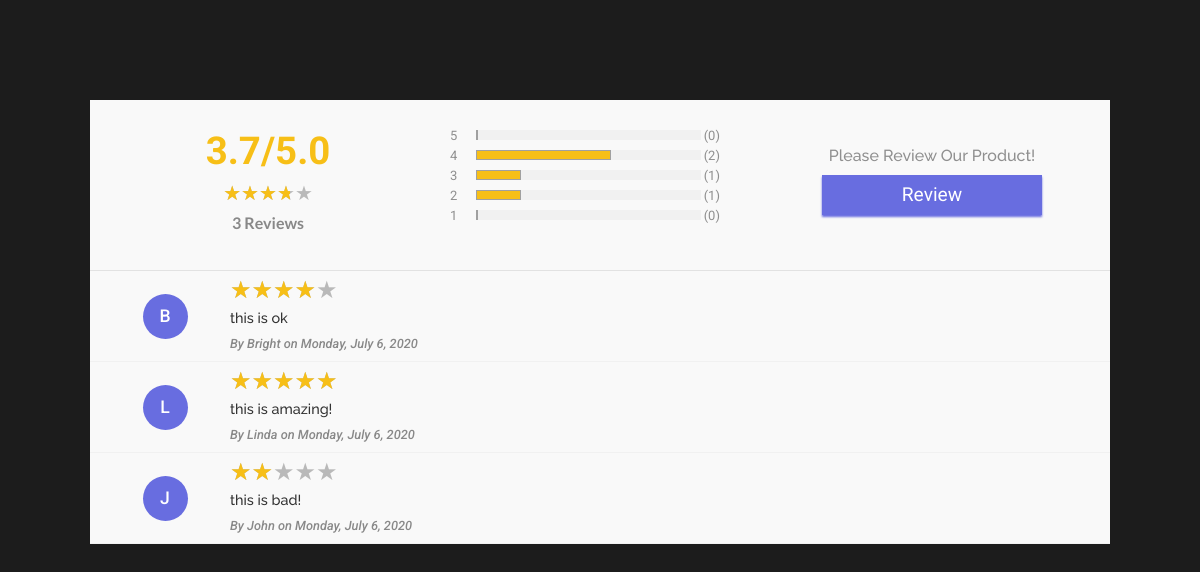
The page / on the database its author committed.
### tables this page shows
CREATE TABLE `rate` (
  `id` int(11) NOT NULL,
  `userName` tinytext NOT NULL,
  `userReview` tinytext NOT NULL,
  `userMessage` longtext NOT NULL,
  `dateReviewed` tinytext NOT NULL
);

### index.php (the view, shortened to what this page needs)
<?php
require "db.inc.php";
$sqlr = $conn->query("SELECT id FROM rate");
$numR = $sqlr->num_rows;
$sqlr = $conn->query("SELECT SUM(userReview) AS total FROM rate");
$rData = $sqlr->fetch_array();
$total = $rData['total'];
$avg = '';
if($numR != 0) {
    if(is_nan(round(($total / $numR), 1))) {
        $avg = 0;
    }
    else {
        $avg = round(($total / $numR), 1);
    }
}
else {
    $avg = 0;
}
?>
<!DOCTYPE html>
<html lang="en">
<head>
    <link rel="stylesheet" href="style.css">
    <link rel="stylesheet" href="fontawesome/css/all.css">
</head>
<body>
    <div class="container">
        <section class="rating-review" id="ratingSection">
            <div class="tri table-flex">
                <table>
                    <tbody>
                        <tr>
                            <td>
                                <div class="rnb rvl">
                                    <h3><?php echo $avg; ?>/5.0</h3>
                                </div>
                                <div class="pdt-rate">
                                    <div class="pro-rating">
                                        <div class="clearfix rating marT8 ">
                                            <div class="rating-stars ">
                                                <div class="grey-stars"></div>
                                                <div class="filled-stars" style="width:<?php echo ($avg * 20) ?>%"> </div>
                                            </div>
                                        </div>
                                    </div>
                                </div>
                                <div class="rnrn">
                                    <p class="rars"> <?php if($numR == 0){echo "No";}else{echo $numR;}; ?> Reviews</p>
                                </div>
                            </td>
                            <td>
                                <div class="rpb">
                                    <div class="rnpb">
                                        <label>5 <i class="fa fa-star"></i></label>
                                        <div class="ropb">
                                            <div class="ripb" style="width:0%"></div>
                                        </div>
                                        <label>(0)</label>
                                    </div>
                                    <div class="rnpb">
                                        <label>4 <i class="fa fa-star"></i></label>
                                        <div class="ropb">
                                            <div class="ripb" style="width:60%"></div>
                                        </div>
                                        <label>(2)</label>
                                    </div>
                                    <div class="rnpb">
                                        <label>3 <i class="fa fa-star"></i></label>
                                        <div class="ropb">
                                            <div class="ripb" style="width:20%"></div>
                                        </div>
                                        <label>(1)</label>
                                    </div>
                                    <div class="rnpb">
                                        <label>2 <i class="fa fa-star"></i></label>
                                        <div class="ropb">
                                            <div class="ripb" style="width:20%"></div>
                                        </div>
                                        <label>(1)</label>
                                    </div>
                                    <div class="rnpb">
                                        <label>1 <i class="fa fa-star"></i></label>
                                        <div class="ropb">
                                            <div class="ripb" style="width:0%"></div>
                                        </div>
                                        <label>(0)</label>
                                    </div>
                                </div>
                            </td>
                            <td>
                                <div class="rrb">
                                    <p>Please Review Our Product!</p>
                                    <button class="rbtn opmd">Review</button>
                                </div>
                            </td>
                        </tr>
                    </tbody>
                </table>
            </div>
            <div class="bri">
                <div class="uscm">
                    <?php
                        $sqlp = "SELECT * FROM rate";
                        $resultp = $conn -> query($sqlp);
                        if(mysqli_num_rows($resultp) > 0) {
                            while($row = $resultp -> fetch_assoc()) {
                       ?>
                    <div class="uscm-secs">
                        <div class="us-img">
                            <p><?= substr($row['userName'], 0, 1); ?></p>
                        </div>
                        <div class="uscms">
                            <div class="us-rate">
                                <div class="pdt-rate">
                                    <div class="pro-rating">
                                        <div class="clearfix rating marT8 ">
                                            <div class="rating-stars ">
                                                <div class="grey-stars"></div>
                                                <div class="filled-stars" style="width:<?= $row['userReview'] * 20 ?>%">
                                                </div>
                                            </div>
                                        </div>
                                    </div>
                                </div>
                            </div>
                            <div class="us-cmt">
                                <p><?= $row['userMessage'] ?></p>
                            </div>
                            <div class="us-nm">
                                <p><i> By <span class="cmnm"><?= $row['userName'] ?></span> on <span
                                            class="cmdt"><?= $row['dateReviewed'] ?></span> </i></p>
                            </div>
                        </div>
                    </div>
                    <?php
                            }
                        }
                            ?>
                </div>
            </div>
        </section>
    </div>
</body>
</html>

### style.css (style rules this page uses)
:root { --primary-color: #f7bf17; --linear: #ef5350; --white: #fff; --r-color: #d63031; --light-b: #686de0; }
* { padding: 0; margin: 0; box-sizing: border-box; }
body { background-color: #1c1c1c; }
.rating-review { height: 100%; width: 85%; margin: 100px auto; background: #f9f9f9; }
.rating-review table { width: 100%; margin: 0; font-family: "roboto", sans-serif; border-collapse: collapse; border-spacing: 0; color: #8f8f8f; margin-bottom: .625rem; width: 100%; }
.rating-review table, .rating-review td, .rating-review th { font-size: .8125rem; text-align: center; }
.rating-review td { padding: 1rem; width: 33.3%; }
.tri { border-bottom: 1px solid #e2e2e2; padding: 12px; }
.rnb h3 { color: var(--primary-color); font-size: 2.4rem; font-family: "roboto", sans-serif; }
.tri .pdt-rate { height: 40px; display: flex; justify-content: center; flex-direction: column; align-items: center; }
.rating-stars { position: relative; vertical-align: baseline; color: #b9b9b9; line-height: 10px; float: left; }
.grey-stars { height: 100%; }
.filled-stars { position: absolute; left: 0; top: 0; height: 100%; overflow: hidden; color: #f7bf17; }
.filled-stars:before, .grey-stars:before { content: "\2605\2605\2605\2605\2605"; font-size: 19px; letter-spacing: 0px; line-height: 18px; }
.tri .filled-stars:before, .tri .grey-stars:before { font-size: 20px; line-height: 23px; }
.rnrn { color: #888; font-family: "lato"; font-weight: 700; font-size: 1rem; }
.rpb { width: 100%; display: flex; flex-direction: column; align-items: center; }
.rnpb { display: flex; width: 100% }
.rnpb label:first-child { margin-right: 5px; margin-top: -2px; }
.rnpb label:last-child { margin-left: 3px; margin-top: -2px; }
.rnpb label i { color: var(--primary-color) }
.ropb { height: 10px; width: 75%; background-color: #f1f1f1; position: relative; margin-bottom: 10px; }
.ripb { height: 100%; background-color: #f7bf17; border: 1px solid #a0a0a0; }
.rrb p { font-size: 1rem; font-weight: 500; font-family: raleway; margin-bottom: 10px; }
.rrb button { width: 220px; height: 40px; background: var(--light-b); color: var(--white); border: 0; outline: none; font-size: 1.2rem; font-family: "roboto", sans-serif; box-shadow: 0px 2px 2px var(--light-b); cursor: pointer; }
.bri { overflow: hidden; height: 100% }
.uscm-secs { padding: 10px; display: flex; width: 100%; height: 100%; border-bottom: 1px solid #f1f1f1; }
.us-img { width: 13%; display: flex; justify-content: center; align-items: center; }
.us-img p { background: var(--light-b); width: 45px; height: 45px; border-radius: 50%; text-align: center; line-height: 45px; color: var(--white); font-size: 1.1rem; font-family: "roboto", sans-serif; font-weight: 500; }
.uscms { display: flex; flex-direction: column; width: 87%; }
.bri .filled-stars::before, .bri .grey-stars::before { font-size: 24px; }
.us-cmt p { font-size: .9rem; padding: 10px 10px 10px 0; color: #333; font-weight: 500; font-family: raleway; }
.us-nm p { font-size: .8rem; font-weight: 500; color: #888; font-family: "roboto", sans-serif; }

### rows shown on the page
rate: userName "B", userMessage "this is ok", userName "Bright", dateReviewed "Monday, July 6, 2020"
rate: userName "L", userMessage "this is amazing!", userName "Linda", dateReviewed "Monday, July 6, 2020"
rate: userName "J", userMessage "this is bad!", userName "John", dateReviewed "Monday, July 6, 2020"

### other values the page prints
$avg "3.7"
$numR "3"
